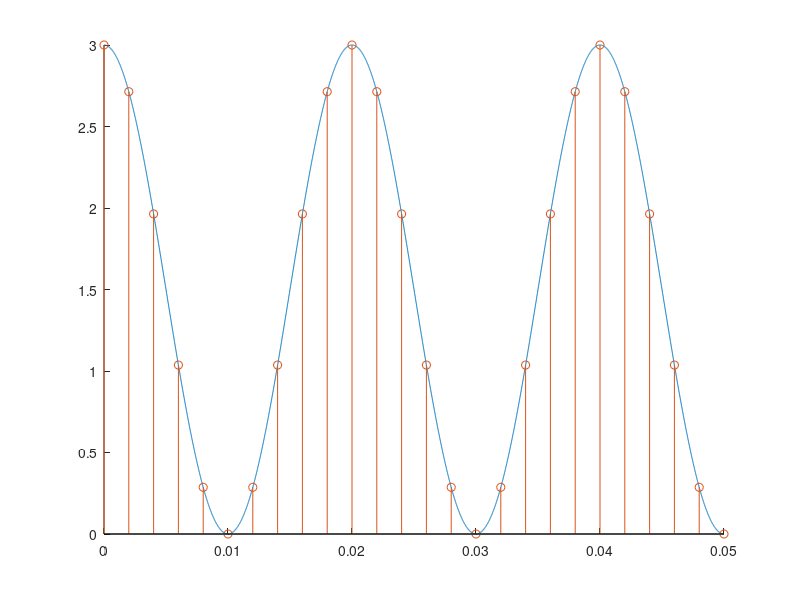

This chart was generated by the following MATLAB code:
%Parámetros
F = 50; %frecuencia señal de tiempo continuo
Fs = 500; %frecuencia de muestreo
f = F/Fs; %frecuencia normalizada (muestras/ciclo)
Tf = 0.05; %tiempo de simulación
fa = 0;

% Señal de tiempo continuo
t = 0:0.00001:Tf;
xt = 1.5*cos(2*pi*F*t + fa) + 1.5;

%Señal de tiempo discreto
nt = 0:1/Fs:Tf;
xnt = 1.5*cos(2*pi*F*nt + fa) + 1.5;

%Gráficas
figure,
hold on
plot(t,xt)
stem(nt,xnt)

